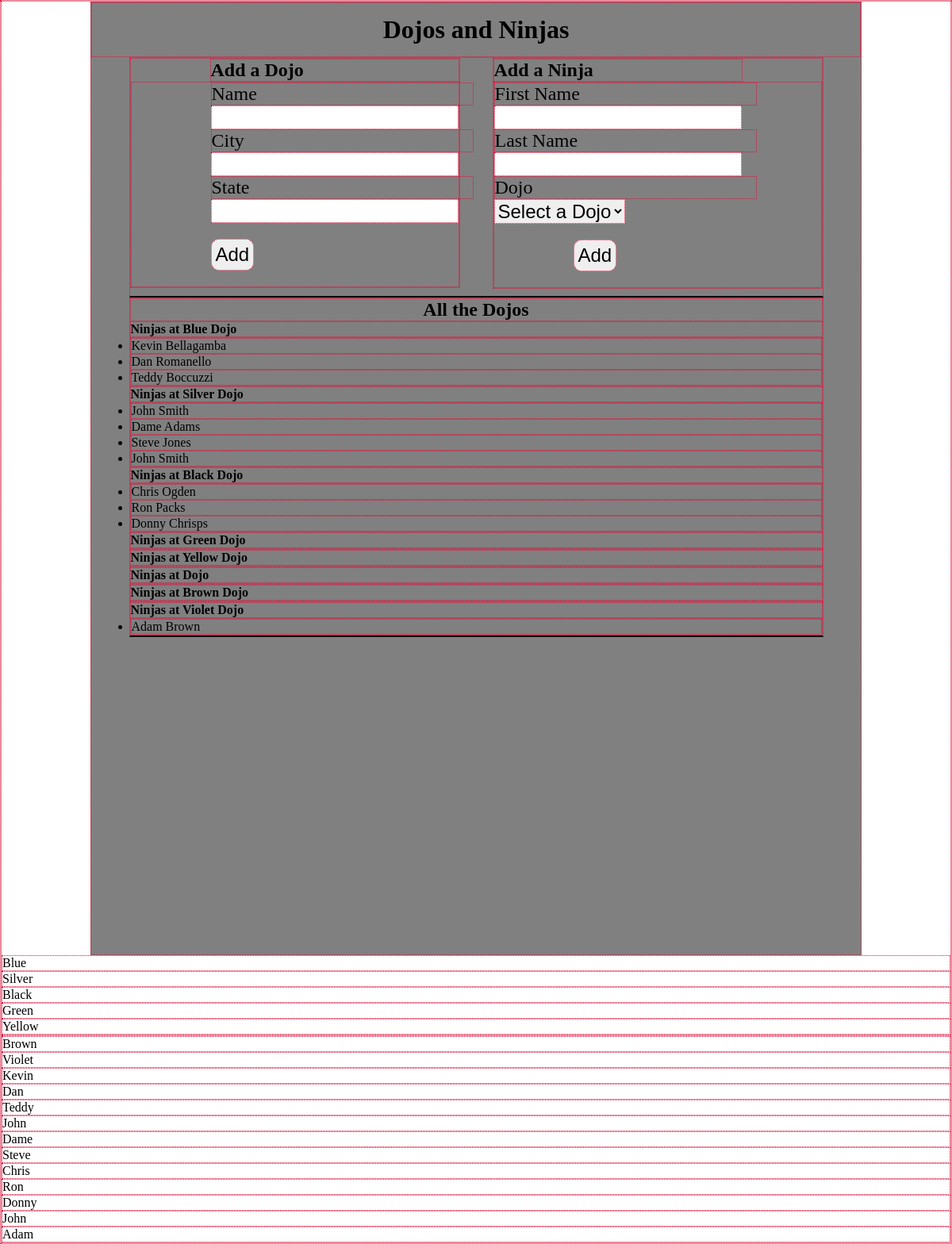
The page / on the database its author committed.
### dojo_ninjas_app/models.py (models this page shows, shortened)
class Dojo(models.Model):
    name = models.CharField(max_length=255)
    city = models.CharField(max_length=255)
    state = models.CharField(max_length=2)
    description = models.TextField()
    created_at = models.DateTimeField(auto_now_add=True)
    updated_at = models.DateTimeField(auto_now=True)

class Ninja(models.Model):
    dojo = models.ForeignKey(Dojo, related_name="ninjas", on_delete=models.CASCADE)
    first_name = models.CharField(max_length=255)
    last_name = models.CharField(max_length=255)
    created_at = models.DateTimeField(auto_now_add=True)
    updated_at = models.DateTimeField(auto_now=True)

### dojo_ninjas_app/views.py (the view)
# urls.py: path('', views.index),
def index(request):
    context = {
        'dojos' : Dojo.objects.all(),
        'ninjas' : Ninja.objects.all(),
    }
    return render(request, "index.html", context)

### dojo_ninjas_app/templates/index.html (shortened to what this page needs)
<!DOCTYPE html>
<html lang="en">
<head>
    {% load static %}
    <link rel="stylesheet" href="{% static 'css/style.css' %}">
</head>
<body>
    <div class="container">
        <h1>Dojos and Ninjas</h1>
        <div class="forms">
            <div class="dojoForm">
                <h2>Add a Dojo</h2>
                        <form action="/addDojo" method="POST">
                            <label for="">Name</label>
                            <input type="text" name="name">
                            <label for="">City</label>
                            <input type="text" name="city">
                            <label for="">State</label>
                            <input type="text" name="state">
                            <button type="submit">Add</button>
                        </form>
            </div>
            <div class="ninjaForm">
                <h2>Add a Ninja</h2>
                        <form action="/addNinja" method="POST">
                            <label for="">First Name</label>
                            <input type="text" name="first_name">
                            <label for="">Last Name</label>
                            <input type="text" name="last_name">
                            <label for="">Dojo</label>
                            <select name="dojo">
                                <option selected="selected" disabled="disabled">Select a Dojo</option>
                                </select>
                            <button type="submit">Add</button>
                        </form>
            </div>
        </div>
        <div class="allData">
            <h2>All the Dojos</h2>
            {% for dojo in dojos %}
                <h4>Ninjas at {{dojo.name}} Dojo</h4>
                <ul>
                    {% for ninja in dojo.ninjas.all %}
                    <li>{{ninja.first_name}} {{ninja.last_name}}</li>
                    {% endfor %}
                </ul>
            {% endfor %}
        </div>
    </div>
    {% for dojo in dojos %}
    <p>{{dojo.name}}</p>
    {% endfor %}
    {% for ninja in ninjas %}
    <p>{{ninja.first_name}}</p>
    {% endfor %}
</body>
</html>

### dojo_ninjas_app/static/css/style.css (style rules this page uses)
* { margin: 0px; padding: 0px; border: 1px crimson dotted; }
.container { margin: 0px auto; width: 970px; min-height: 1200px; background-color: grey; }
h1 { text-align: center; padding: 15px; }
.dojoForm { float: left; }
.dojoForm h2 { margin-left: 100px; }
.dojoForm label { display: flex; flex-flow: row nowrap; justify-content: space-between; width: 80%; margin-left: 100px; font-size: 24px; }
.dojoForm input { margin-left: 100px; font-size: 24px; }
.dojoForm button { display: block; font-size: 24px; padding: 5px; border-radius: 10px; margin: 20px; margin-left: 100px; }
.ninjaForm { float: right; }
.ninjaForm h2 { margin-right: 100px; }
.ninjaForm label { display: flex; flex-flow: row nowrap; justify-content: space-between; width: 80%; margin-right: 100px; font-size: 24px; }
.ninjaForm input { margin-right : 100px; font-size: 24px; }
.ninjaForm select { margin-right : 100px; font-size: 24px; }
.ninjaForm button { display: block; font-size: 24px; padding: 5px; border-radius: 10px; margin: 20px; margin-left: 100px; }
.forms { min-height: 300px; border-bottom: 2px solid black; width: 90%; margin: 0px auto; }
.allData { min-height: 300px; border-bottom: 2px solid black; width: 90%; margin: 0px auto; }
.allData h2 { text-align: center; }

### rows shown on the page
Dojo: name "Blue"
Ninja: first_name "Kevin", last_name "Bellagamba"
Ninja: first_name "Dan", last_name "Romanello"
Ninja: first_name "Teddy", last_name "Boccuzzi"
Dojo: name "Silver"
Ninja: first_name "John", last_name "Smith"
Ninja: first_name "Dame", last_name "Adams"
Ninja: first_name "Steve", last_name "Jones"
Ninja: first_name "John", last_name "Smith"
Dojo: name "Black"
Ninja: first_name "Chris", last_name "Ogden"
Ninja: first_name "Ron", last_name "Packs"
Ninja: first_name "Donny", last_name "Chrisps"
Dojo: name "Green"
Dojo: name "Yellow"
Dojo: name "Brown"
Dojo: name "Violet"
Ninja: first_name "Adam", last_name "Brown"
